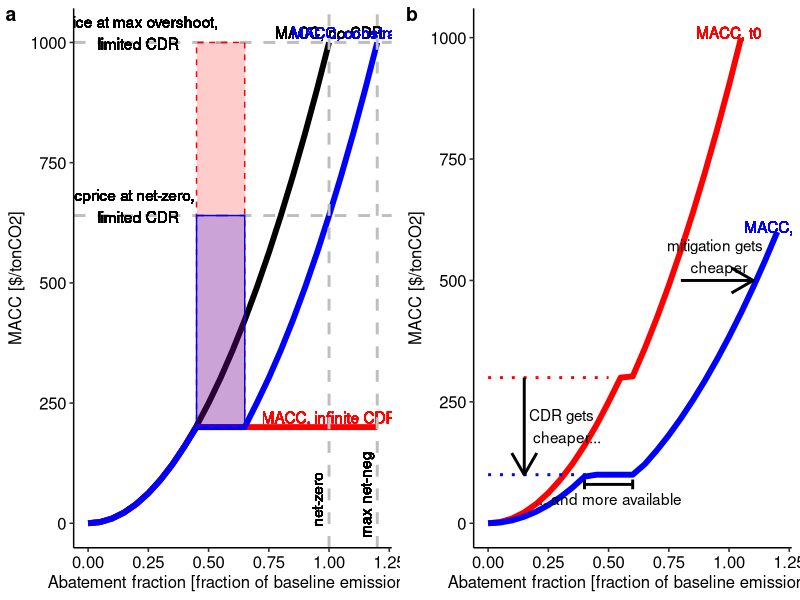
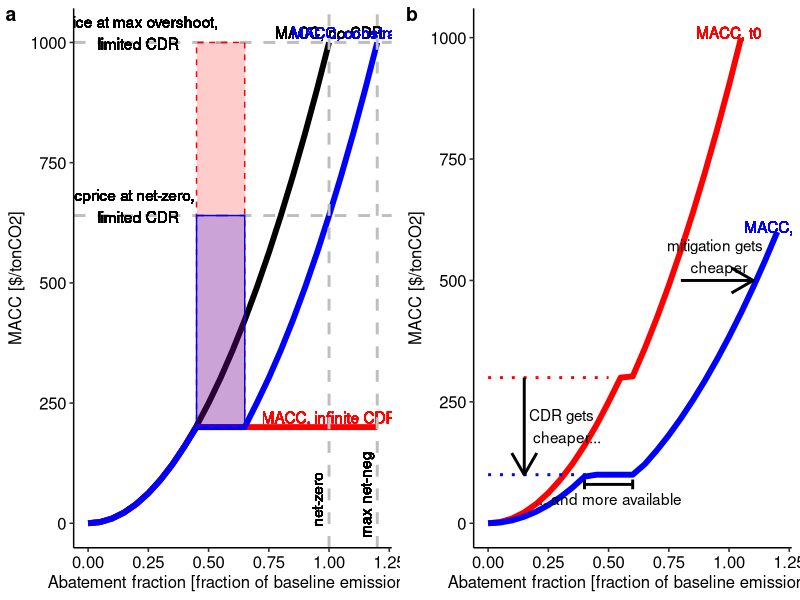

Generate these figures, in order, with R:
require(tidyverse)
require(ggpubr)

# flat macc
pot <- 0.2
flat <- tibble(q=seq(0,1.2,by=0.05),ca=2000,cr=200) %>%
  mutate(ca=ifelse(q<=1,1000*q^2,ca),calag = ifelse(q>=pot,1000*(q-pot)^2,ca)) %>%
  mutate(cinf=case_when( ca<cr ~  ca,
                         cr<=ca ~ cr ),
         clim= case_when( ca<cr ~  ca,
                          cr<=ca & q >= 0.45 & q <= 0.45 + pot ~ cr,
                          cr<=ca & q > 0.45 + pot ~ calag ) ) %>% 
  mutate(ca=ifelse(ca>=2000,NA,ca))


f1 <- ggplot(flat, aes(x=q)) +
  geom_line(aes(y=ca),color="black",size=2) +
  geom_text(x=1,aes(y=ca[q==1]+20),label="MACC, no CDR" ) +
  geom_line(aes(y=cinf),color="red",size=2) +
  geom_text(x=1,aes(y=cinf[q==1]+20),label="MACC, infinite CDR",color="red" ) +
  geom_line(aes(y=clim),color="blue",size=2) +  
  geom_text(x=1.2,aes(y=clim[q==1.2]+20),label="MACC, constrained CDR",color="blue" ) +
  geom_vline(xintercept=1,color="grey",linetype=2,size=1) +
  geom_vline(xintercept=1.2,color="grey",linetype=2,size=1) +
  geom_hline(aes(yintercept=clim[q==1]),color="grey",linetype=2,size=1) +
  geom_hline(aes(yintercept=clim[q==1.2]),color="grey",linetype=2,size=1) +
  geom_text(x=0.2,aes(y=clim[q==1]+20),label="cprice at net-zero, \n limited CDR" ) +
  geom_text(x=0.2,aes(y=clim[q==1.2]+20),label="cprice at max overshoot, \n limited CDR" ) +
  geom_text(x=0.95,y=50,label="net-zero",angle=90 ) +
  geom_text(x=1.15,y=60,label="max net-neg",angle=90 ) +
  geom_rect(data=.%>%filter(q==1.2),aes(ymax=clim),xmin=0.45,xmax=0.65,ymin=200,fill="red",alpha=0.2,color="red",linetype=2) +
  geom_rect(data=.%>%filter(q==1),aes(ymax=clim),xmin=0.45,xmax=0.65,ymin=200,fill="blue",alpha=0.2,color="blue") +
  ylab('MACC [$/tonCO2]') + xlab('Abatement fraction [fraction of baseline emissions]') + theme_pubr()



#time evolution 
t1 <- tibble(q=seq(0,1.2,by=0.05),ca=2000,cr=300) %>%
  mutate(ca=ifelse(q<=1,1000*q^2,ca),calag = ifelse(q>= 0.5 +0.05,1000*(q-0.05)^2,ca)) %>%
  mutate(clim= case_when( ca<cr ~  ca,
                          cr<=ca & q >= 0.5 & q <= 0.5  + 0.05 ~ cr,
                          cr<=ca & q > 0.5  + 0.05 ~ calag ) ) %>% 
  mutate(clim=ifelse(q>1+0.05,NA,clim))

t2 <- tibble(q=seq(0,1.2,by=0.05),ca=2000,cr=100) %>%
  mutate(ca=ifelse(q<=1,600*q^2,ca),calag = ifelse(q>=0.4+0.2,600*(q-0.2)^2,ca)) %>%
  mutate(clim= case_when( ca<cr ~  ca,
                          cr<=ca & q >= 0.4 & q <= 0.4 + 0.2 ~ cr,
                          cr<=ca & q > 0.4 + 0.2 ~ calag ) ) %>% 
  mutate(clim=ifelse(q>1+0.2,NA,clim))

f2 <- ggplot() +
  geom_line(data=t1,aes(x=q,y=clim),color="red",size=2) +
  geom_line(data=t2,aes(x=q,y=clim),color="blue",size=2) + 
  geom_text(data=t1,x=1,aes(y=clim[q==1+0.05]+10),label="MACC, t0",color="red" ) +
  geom_text(data=t2,x=1.2,aes(y=clim[q==1+0.2]+10),label="MACC, t1",color="blue" ) +
  geom_segment(aes(y=300,yend=300,x=0,xend=0.5),color="red",linetype="dotted",size=1) +
  geom_segment(aes(y=100,yend=100,x=0,xend=0.5),color="blue",linetype="dotted",size=1) +
  geom_segment(aes(y=300,yend=100,x=0.15,xend=0.15),arrow=arrow(),size=1) +
  geom_text(aes(y=200,x=0.17),label="CDR gets \n cheaper...",hjust=0 ) +
  geom_segment(aes(y=500,yend=500,x=0.8,xend=1.1),arrow=arrow(),size=1) +
  geom_text(aes(y=550,x=0.95),label="mitigation gets \n cheaper" ) +
  geom_segment(aes(y=80,yend=80,x=0.4,xend=0.6),size=1) +
  geom_segment(aes(y=70,yend=90,x=0.4,xend=0.4),size=1) +
  geom_segment(aes(y=70,yend=90,x=0.6,xend=0.6),size=1) +
  geom_text(aes(y=50,x=0.5),label="... and more available") +
  ylab('MACC [$/tonCO2]') + xlab('Abatement fraction [fraction of baseline emissions]') + theme_pubr()

ggarrange(f1,f2,labels=c("a","b"))
ggsave("SI_macc.png",width=13,height=6)
